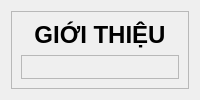
               <widget class="QWidget" name="frm_main_intro">
                <layout class="QHBoxLayout" name="horizontalLayout_21">
                 <item>
                  <widget class="QFrame" name="frame">
                   <property name="styleSheet">
                    <string notr="true"/>
                   </property>
                   <property name="frameShape">
                    <enum>QFrame::StyledPanel</enum>
                   </property>
                   <property name="frameShadow">
                    <enum>QFrame::Raised</enum>
                   </property>
                   <layout class="QVBoxLayout" name="verticalLayout_18">
                    <item>
                     <widget class="QLabel" name="lb_bot_tamsohoc">
                      <property name="maximumSize">
                       <size>
                        <width>16777215</width>
                        <height>30</height>
                       </size>
                      </property>
                      <property name="font">
                       <font>
                        <pointsize>18</pointsize>
                        <bold>true</bold>
                       </font>
                      </property>
                      <property name="text">
                       <string>GIỚI THIỆU</string>
                      </property>
                      <property name="alignment">
                       <set>Qt::AlignCenter</set>
                      </property>
                     </widget>
                    </item>
                    <item>
                     <widget class="QFrame" name="frame_2">
                      <property name="styleSheet">
                       <string notr="true"/>
                      </property>
                      <property name="frameShape">
                       <enum>QFrame::StyledPanel</enum>
                      </property>
                      <property name="frameShadow">
                       <enum>QFrame::Raised</enum>
                      </property>
                      <layout class="QVBoxLayout" name="verticalLayout_19"/>
                     </widget>
                    </item>
                   </layout>
                  </widget>
                 </item>
                </layout>
               </widget>
